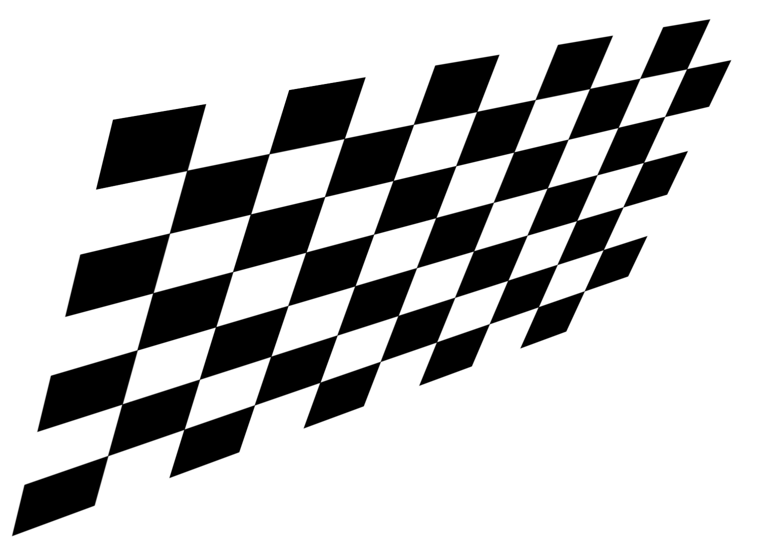
#> input picture images/chessboard1.png, 767 x 548 px
$ jupyter execute --allow-errors chessboard.ipynb   (shell and % lines are left out)   (older library calls are emulated)
#> lines starting #> are read from the running program, lines starting #| are printed output that depends on the picture; after the words box and inside, x2 and y2 are one past the last pixel; in counts of white or black regions, pixels touching at a corner belong together
# Finding chessboard corners

[cell 1]
import numpy as np
import matplotlib.pyplot as plt
import cv2
# %matplotlib inline

[cell 2]
# Load data
fn = "images/chessboard1.png"
grid_size = (9, 6)  # Num of intersections (x, y)
im = cv2.imread(fn, cv2.IMREAD_GRAYSCALE)
#> im is the input picture: shape (548, 767); min 0, max 255, mean 192.2
im = cv2.resize(im, dsize=(320, 240), interpolation=cv2.INTER_AREA)
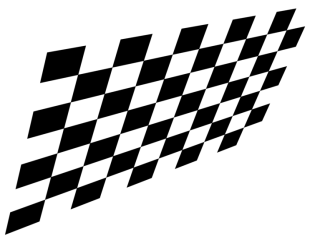
#> im: shape (240, 320); min 0, max 255, mean 192.2
plt.figure(figsize=(10, 5)), plt.imshow(im, cmap='gray'), plt.colorbar();

## Find the chessboard

### Take the derivative of the image

To find the edges of the board and also to normalize the gray level.

[cell 3]
im = im.astype(float)
gx, gy = np.zeros_like(im), np.zeros_like(im)
gx[:, :-1] = im[:, 1:] - im[:, :-1]  # X derivative
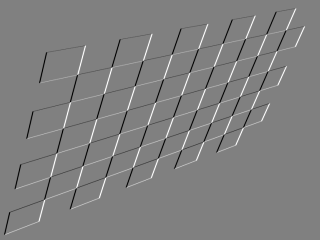
#> gx: shape (240, 320) float64; min -222, max 217, mean 0; drawn with min black and max white
gy[:-1, :] = im[1:, :] - im[:-1, :]  # Y derivative
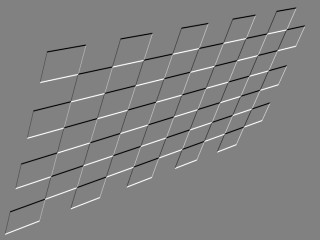
#> gy: shape (240, 320) float64; min -228, max 222, mean 0; drawn with min black and max white
g = np.sqrt(gx**2 + gy**2)           # Gradient absolute value
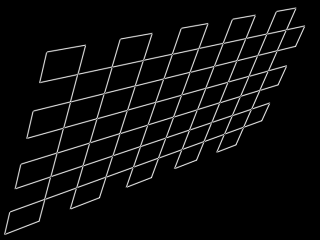
#> g: shape (240, 320) float64; min 0, max 265.9, mean 11.5; drawn with min black and max white
g = np.abs(g)
bw = g > 50
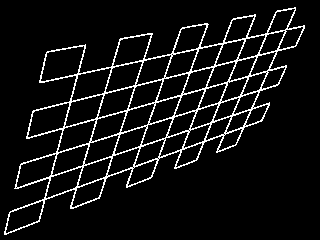
#> bw: shape (240, 320) bool; 7.4% white in thin lines or dots, all inside (x1, y1, x2, y2) = (4, 7, 305, 235)
plt.figure(figsize=(10, 5)), plt.imshow(g, cmap='viridis'), plt.title("Sobel"), plt.colorbar();
plt.figure(figsize=(10, 5)), plt.imshow(bw, cmap='gray'), plt.title("Edges");
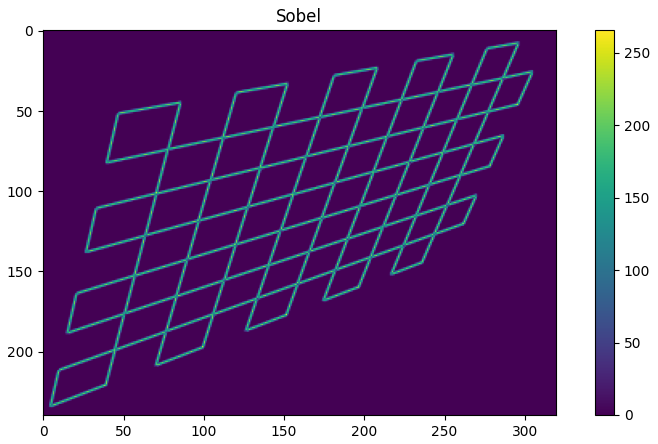
#> figure drawn by matplotlib, 2 panels

### Hough Transform

Find the major lines equation using Hough transform.
We use polar coordinates instead of the regular $y=ax+b$ to avoid numerical issues when the denominator is very small. We will represent a straight line by a rotation angle $\theta$ and the distance from the top-left corner $r$.

$x=r\cos{\theta}$

$y=r\sin{\theta}$

[cell 4]
# Building a list of points
points_y, points_x = np.where(bw)
#> points_y = 5684 values from 7 to 234; points_x = 5684 values, max 304 at index 187, min 4 at index 5663, mean 156.1
pts_xy = np.vstack((points_x, points_y)).T
#> pts_xy = 5684 pairs, first value 4 to 304, second value 7 to 234
print(pts_xy)
#> (printed output is left out)
print("Num of points: {}".format(len(pts_xy)))
#| Num of points: 5684

[cell 5]
# We go over each point and find and check for each theta angle what is
# the staright line that goes through this point
hough_space_size = (400, 360)  # (r, theta)

diagonal = int(np.ceil(np.sqrt(im.shape[0]**2+im.shape[1]**2)))
#> diagonal = 400
r_vec = np.linspace(-diagonal, diagonal, hough_space_size[0])
#> r_vec = 400 values from -400 to 400
theta_vec = np.linspace(-np.pi/2, np.pi/2, hough_space_size[1])

[cell 6]
# [8 lines of commented-out code are left out]

[cell 7]
# Vectorized version
counts = np.zeros((len(r_vec), len(theta_vec)), dtype=int)
theta_cosin = np.vstack((np.cos(theta_vec), np.sin(theta_vec))).T  # Pre-compute
theta_inds = range(0, len(theta_vec))
for pt in pts_xy:
    r = np.sum(pt*theta_cosin, axis=1)
    r_ind = np.argmin(np.abs(r_vec[:, np.newaxis] - r), axis=0)
    counts[r_ind, theta_inds] += 1
#> this loop made 5684 passes
#> pt on passes 1 to 3: [294, 7], [295, 7], [288, 8]
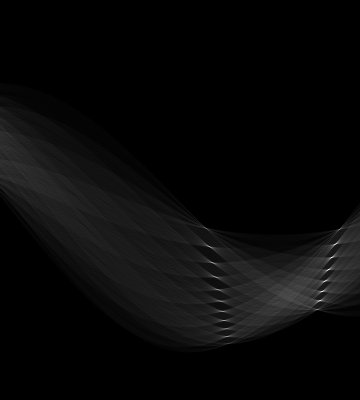
#> counts: shape (400, 360) int64; min 0, max 414, mean 14.2; drawn with min black and max white

[cell 8]
plt.figure(figsize=(10, 7)), plt.imshow(counts), plt.title("Hough Space"),
plt.xlabel("Theta"), plt.ylabel("R"), plt.axis('auto'), plt.colorbar();

[cell 9]
# We run non-local maxima supression in the Hough space to find the points which
# represent the major lines we are seeking
block_size = 7
half_block_size = int(np.floor(block_size / 2))
nms = np.zeros_like(counts, dtype=np.bool)
for i in range(half_block_size, counts.shape[0] - half_block_size):
    for j in range(half_block_size, counts.shape[1] - half_block_size):
        roi = counts[(i-half_block_size):(i+half_block_size+1), (j-half_block_size):(j+half_block_size+1)].copy()
        roi[half_block_size, half_block_size] = 0
        if counts[i, j] > np.max(roi):
            nms[i, j] = True
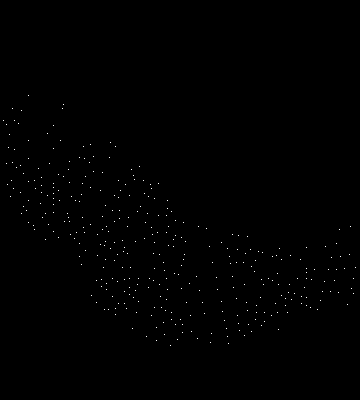
#> nms: shape (400, 360) bool; 0.24% white in thin lines or dots, all inside (x1, y1, x2, y2) = (3, 95, 356, 346)
# Supress all non-local maxima in the Hough space
counts_nms = counts.copy()
counts_nms[~nms] = 0  # Keep only the local maximas
#> counts_nms: shape (400, 360) int64; 115 distinct labels, from 0 to 414

#plt.figure(figsize=(10, 5)), plt.imshow(nms), plt.title("Local maximum"), plt.axis('auto');
plt.figure(figsize=(10, 7)), plt.imshow(counts_nms), plt.title("Hough Space after NMS"),
plt.xlabel("Theta"), plt.ylabel("R"), plt.axis('auto'), plt.colorbar();
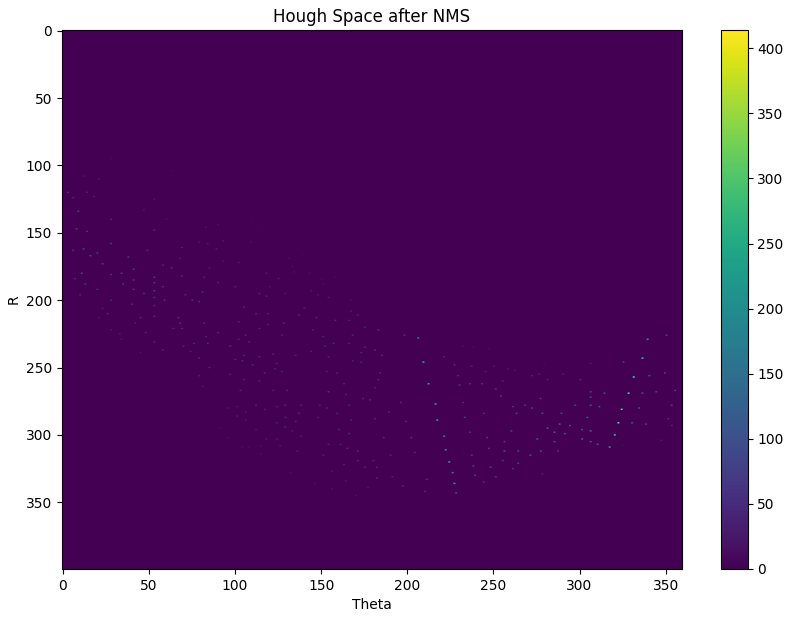
#> figure drawn by matplotlib, 2 panels

[cell 10]
# Take The highest ones
n_max = grid_size[0] + grid_size[1] + 4 # We add 2 more lines for the border of each side
max_inds = np.argsort(counts_nms.ravel())[-n_max:]
#> max_inds = 19 values, max 121187 at index 8, min 82286 at index 1, mean 102091.7
#> (the rest of this cell did not finish here and is left out)

[cell 11]
# Plot lines on image
plt.figure(), plt.imshow(im, cmap='gray')
#> (the rest of this cell did not finish here and is left out)

We see we got all lines correct besides to most right one.

## Things to consider:

- Distorted lines - problem to use Hough transform to detect straight lines. For a robust algorithm we probably need to look on local features.

## Option 2

Use circular feature to find corners (like ORB). The chessboard corners has a distinctive response compared to other edges.

[cell 12]
# Create template patch
r = 5
block_size = r*2 + 1
theta_vec = np.linspace(0, 2*np.pi, 360)
xy = np.vstack([r*np.cos(theta_vec), r*np.sin(theta_vec)]).T
xy = np.round(xy+r).astype(int)
patch = np.zeros((block_size, block_size), dtype=np.bool)
patch[xy[:, 1], xy[:, 0]] = True

plt.figure(), plt.imshow(patch);
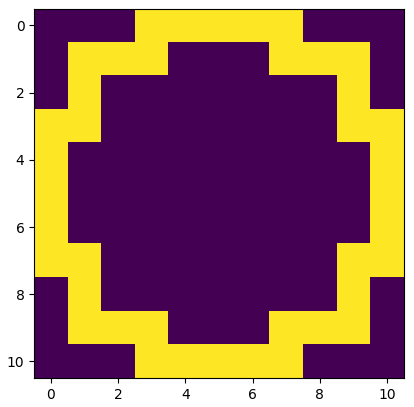
#> figure drawn by matplotlib, 1 panel

[cell 13]
# Convolve it over the image
# corners = np.zeros_like(im, dtype=np.bool)
for i in range(r, im.shape[0] - r):
    for j in range(r, im.shape[1] - r):
        roi = counts[(i-r):(i+r+1), (j-r):(j+r+1)].copy()
        v = roi[patch]
